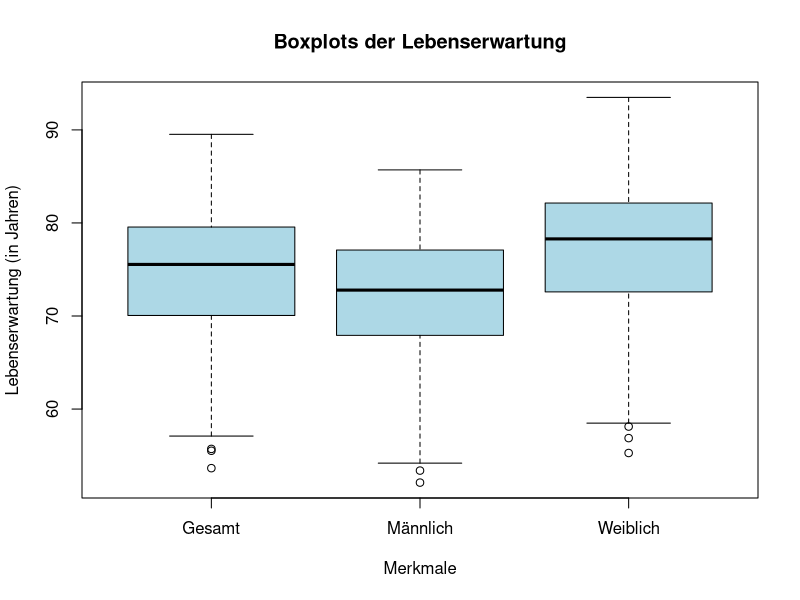
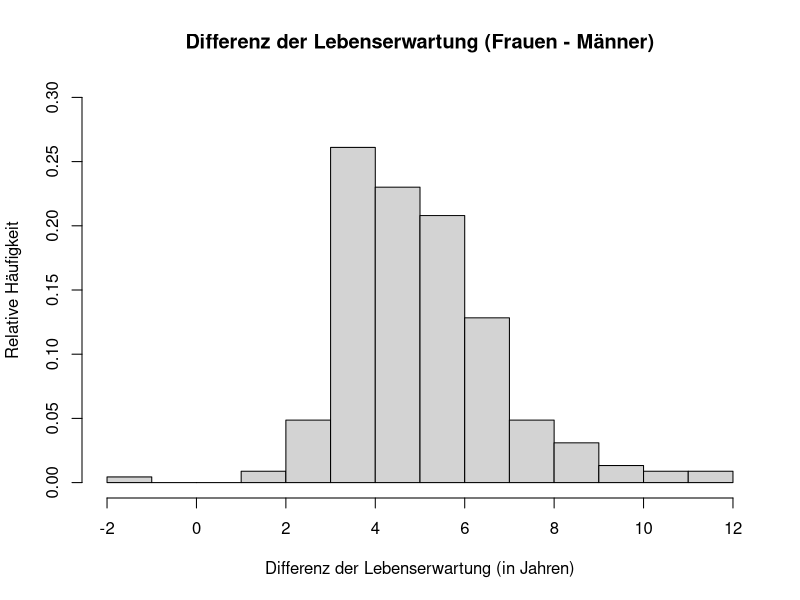
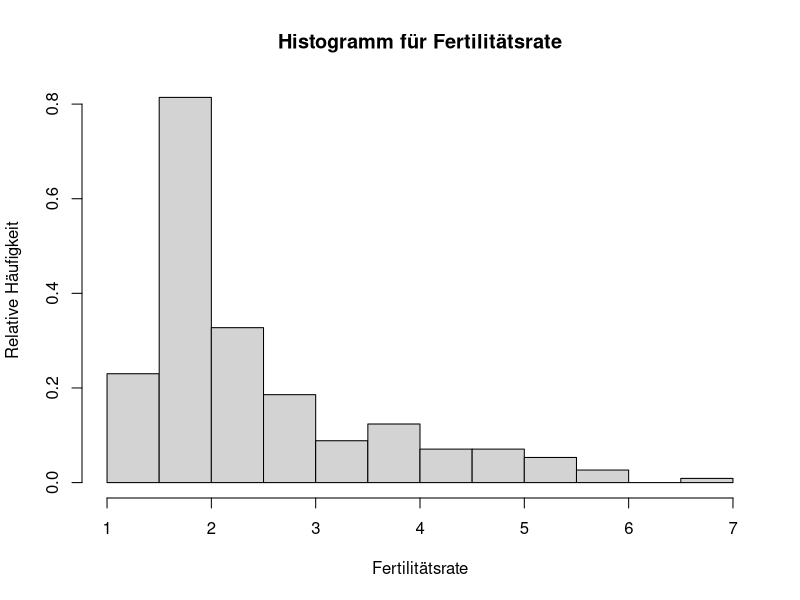
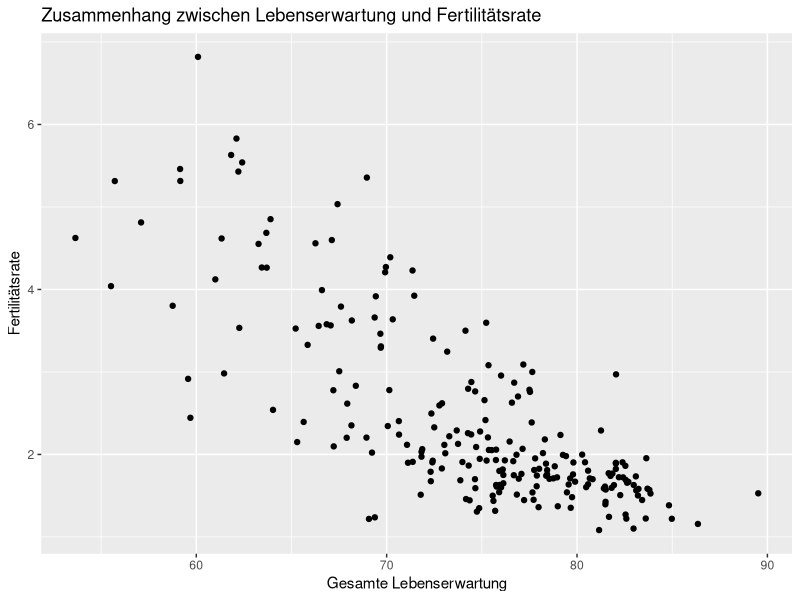
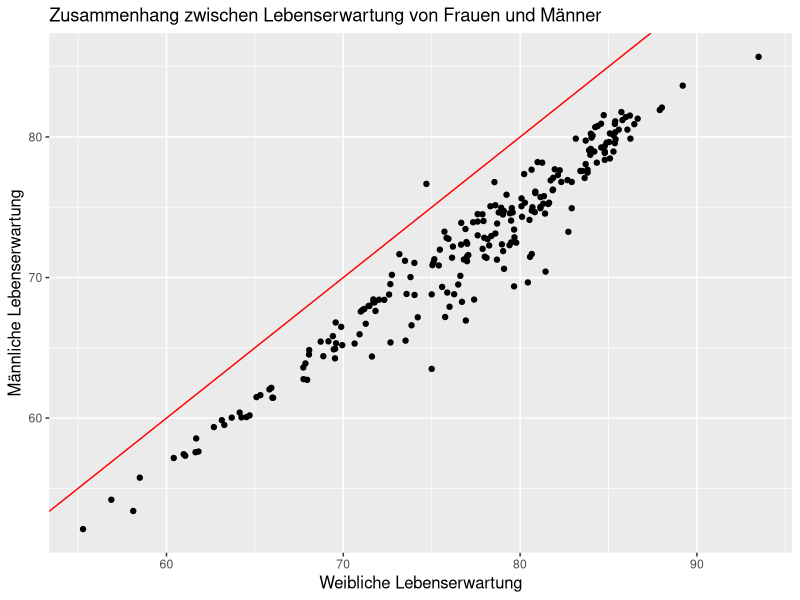
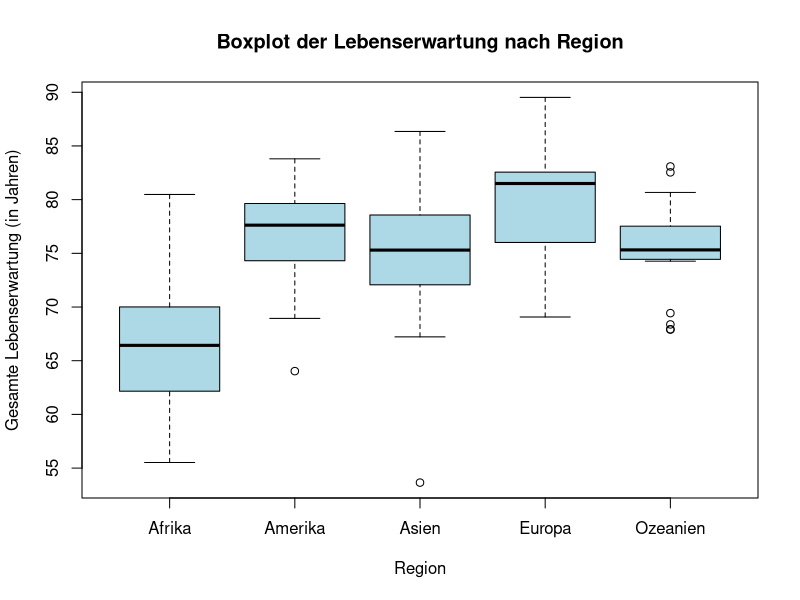
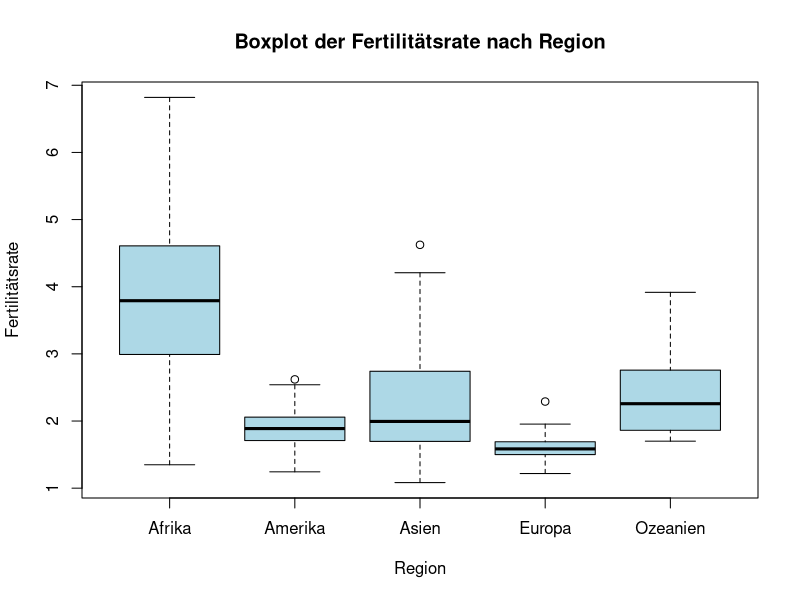
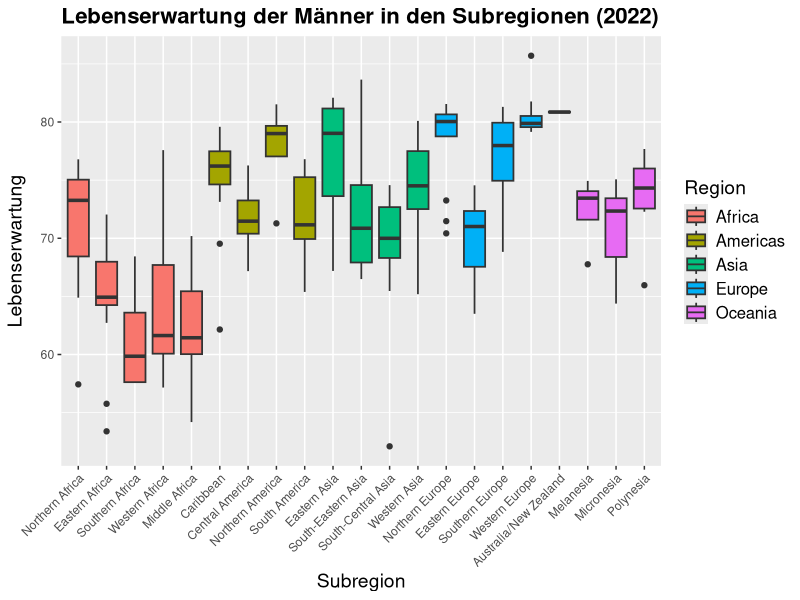

These charts were generated, in order, by the following R code:
library(ggplot2)

#setwd("C:/Users/alena/Documents/GitHub/Fallstudien-1/Projekt 1")

data <- read.csv("census_2022_2002.csv")
# Ueberblick ueber die Daten
dim(data)
head(data)
str(data)
summary(data)

# Entfernung von NA-Werten
data_noNA <- na.omit(data)

# Datensatz auf 2 abhaengig vom Jahr teilen
data2002 <- subset(data_noNA, Year == 2002)
dim(data2002)

data2022 <- subset(data_noNA, Year == 2022)
dim(data2022)


#1 - Haeufigkeitsverteilungen der Merkmale + Unterschiede zwischen Geschlechter
attach(data2022)

num_stat <- function(data) {
  var_name <- c("Gesamte Lebenserwartung", "Männliche Lebenserwartung", 
                "Weibliche Lebenserwartung", "Fertilitätsrate")
  result <- matrix(NA, nrow = length(data), ncol = 7)
  colnames(result) <- c("Variable", "min", "max", "IQR", "median", 
                        "mean", "sd")
  for(i in 1:length(data)) {
    var_data <- data[[i]]
    Max <- max(var_data)
    Min <- min(var_data)
    q1 <- quantile(var_data, 0.25)
    q3 <- quantile(var_data, 0.75)
    result[i, 1] <- var_name[i]
    result[i, 2] <- round(Min, 2)
    result[i, 3] <- round(Max,2)
    result[i, 4] <- round(q3 - q1,2)
    result[i, 5] <- round(median(var_data),2)
    result[i, 6] <- round(mean(var_data),2)
    result[i, 7] <- round(sd(var_data),2)
  } 
  return(as.data.frame(result))
}
num_data <- 3:6
num_stat(data2022[,num_data])

# Boxplot fuer Lebenserwartung (+ Unterschiede zwischen den Geschlechtern)
boxplot(Life_Expectancy_Overall,
        Life_Expectancy_Male,
        Life_Expectancy_Female,
        names = c("Gesamt", "Männlich", "Weiblich"),
        main = "Boxplots der Lebenserwartung",
        ylab = "Lebenserwartung (in Jahren)",
        xlab = "Merkmale", horizontal = FALSE, col = "lightblue")

# Unterschiede zwischen Geschlechter
Diff_Lebenserwartung <- Life_Expectancy_Female - Life_Expectancy_Male
hist(Diff_Lebenserwartung, xlab = "Differenz der Lebenserwartung (in Jahren)",
     ylab = "Relative Häufigkeit",
     main = "Differenz der Lebenserwartung (Frauen - Männer)", probability = TRUE,
     ylim = c(0, 0.30), breaks = -2:12)

# Boxplot fuer gesamte Fertilitaet
hist(Total_Fertility_Rate, main = "Histogramm für Fertilitätsrate",
        xlab = "Fertilitätsrate", ylab = "Relative Häufigkeit", 
     probability = TRUE)

# Verteilung der Region mit Tabelle

table(Region)

# Verteilung der Subregion
table(Subregion)

################

#2 - bivariate Zusammenhaenge zwischen den Merkmalen

# Subregionen nach Region
table(Subregion, Region)

# Streudiagramm der Lebenserwartung vs. Fertilitätsrate
ggplot(data2022, aes(x = Life_Expectancy_Overall, y = Total_Fertility_Rate)) +
  geom_point() +
  labs(title = "Zusammenhang zwischen Lebenserwartung und Fertilitätsrate",
       x = "Gesamte Lebenserwartung",
       y = "Fertilitätsrate")

# Streudiagramm der Lebenserwartung von Maenner vs Frauen
ggplot(data2022, aes(x = Life_Expectancy_Female, y = Life_Expectancy_Male)) +
  geom_point() +
  geom_abline(intercept = 0, slope = 1, color = "red", linetype = "solid") +
  labs(title = "Zusammenhang zwischen Lebenserwartung von Frauen und Männer",
       x = "Weibliche Lebenserwartung",
       y = "Männliche Lebenserwartung") +
  theme(
    axis.title.x = element_text(size = 12),
    axis.title.y = element_text(size = 12) 
  )

# Boxplot der Lebenserwartung nach Region

region_name = c("Afrika", "Amerika", "Asien", "Europa", "Ozeanien")

boxplot(Life_Expectancy_Overall ~ Region,
        main = "Boxplot der Lebenserwartung nach Region",
        ylab = "Gesamte Lebenserwartung (in Jahren)",
        xlab = "Region", horizontal = FALSE,
        names = region_name, col = "lightblue")

# Boxplot der Fertilitaet nach Region
boxplot(Total_Fertility_Rate ~ Region,
        main = "Boxplot der Fertilitätsrate nach Region",
        ylab = "Fertilitätsrate",
        xlab = "Region", horizontal = FALSE,
        col = "lightblue", names = region_name)


#3 - Unterschiede der Merkmale zwischen den Subregionen

# Subregionen ins Deutsche übersetzen und Region hinzufügen
Subregion[Subregion == "Eastern Africa"] <- "Ostafrika"
Subregion[Subregion == "Middle Africa"] <- "Zentralafrika"
Subregion[Subregion == "Northern Africa"] <- "Nordafrika"
Subregion[Subregion == "Southern Africa"] <- "Südafrika"
Subregion[Subregion == "Western Africa"] <- "Westafrika"
Subregion[Subregion == "Caribbean"] <- "Karibik"
Subregion[Subregion == "Central America"] <- "Mittelamerika"
Subregion[Subregion == "Northern America"] <- "Nordamerika"
Subregion[Subregion == "South America"] <- "Südamerika"
Subregion[Subregion == "Eastern Asia"] <- "Ostasien"
Subregion[Subregion == "South-Central Asia"] <- "Südzentralasien"
Subregion[Subregion == "South-Eastern Asia"] <- "Südostasien"
Subregion[Subregion == "Western Asia"] <- "Westasien"
Subregion[Subregion == "Eastern Europe"] <- "Osteuropa"
Subregion[Subregion == "Northern Europe"] <- "Nordeuropa"
Subregion[Subregion == "Southern Europe"] <- "Südeuropa"
Subregion[Subregion == "Western Europe"] <- "Westeuropa"
Subregion[Subregion == "Australia/New Zealand"] <- "Australien/Neuseeland"
Subregion[Subregion == "Melanesia"] <- "Melanesien"
Subregion[Subregion == "Micronesia"] <- "Mikronesien"
Subregion[Subregion == "Polynesia"] <- "Polynesien"

# Region hinzufügen basierend auf den Subregionen
Region <- ifelse(Subregion %in% c("Ostafrika", "Zentralafrika", "Nordafrika", "Südafrika", "Westafrika"), "Afrika",
                          ifelse(Subregion %in% c("Karibik", "Mittelamerika", "Nordamerika", "Südamerika"), "Amerika",
                                 ifelse(Subregion %in% c("Ostasien", "Südzentralasien", "Südostasien", "Westasien"), "Asien",
                                        ifelse(Subregion %in% c("Osteuropa", "Nordeuropa", "Südeuropa", "Westeuropa"), "Europa",
                                               ifelse(Subregion %in% c("Australien/Neuseeland", "Melanesien", "Mikronesien", "Polynesien"), "Ozeanien", 
                                                      NA)))))

# Sortieren der Daten nach Region und Subregion in neuer Variable year2022
year2022 <- data2022[order(Region, Subregion), ]


#########################
#Boxplots


#Boxplot Lebenserwartung der Männer in den Subregionen
# Boxplot mit ggplot2, nach Region gruppiert und mit farblicher Unterscheidung der Regionen
ggplot(year2022, aes(x = factor(Subregion, levels = unique(Subregion)), y = Life_Expectancy_Male, fill = Region)) +
  geom_boxplot(coef = 1.5, size = 0.6) +
  labs(title = "Lebenserwartung der Männer in den Subregionen (2022)",
       x = "Subregion",
       y = "Lebenserwartung",
       fill = "Region") +  # Legende für die Regionen hinzufügen
  theme(
    plot.title = element_text(size = 16, face = "bold"),  # Überschrift größer und fett
    axis.title.x = element_text(size = 14),  # x-Achsenbeschriftung größer
    axis.title.y = element_text(size = 14, margin = margin(r = 10)),  # y-Achsenbeschriftung größer
    axis.text.x = element_text(angle = 45, hjust = 1), # x-Achsenbeschriftung um 45 Grad drehen
    legend.text = element_text(size = 12),  # Legendentext größer
    legend.title = element_text(size = 14)  # Legendentitel größer
  )


# Boxplot Lebenserwartung der Frauen in den Subregionen
ggplot(year2022, aes(x = factor(Subregion, levels = unique(Subregion)), y = Life_Expectancy_Female, fill = Region)) +
  geom_boxplot(coef = 1.5, size = 0.6) +
  labs(title = "Lebenserwartung der Frauen in den Subregionen (2022)",
       x = "Subregion",
       y = "Lebenserwartung",
       fill = "Region") +  # Legende für die Regionen hinzufügen
  theme(
    plot.title = element_text(size = 16, face = "bold"),  # Überschrift größer und fett
    axis.title.x = element_text(size = 14),  # x-Achsenbeschriftung größer
    axis.title.y = element_text(size = 14, margin = margin(r = 10)),  # y-Achsenbeschriftung größer mit Abstand
    axis.text.x = element_text(angle = 45, hjust = 1), # x-Achsenbeschriftung um 45 Grad drehen
    legend.text = element_text(size = 12),  # Legendentext größer
    legend.title = element_text(size = 14)  # Legendentitel größer
  )

# Boxplot Gesamte Lebenserwartung in den Subregionen
ggplot(year2022, aes(x = factor(Subregion, levels = unique(Subregion)), y = Life_Expectancy_Overall, fill = Region)) +
  geom_boxplot(coef = 1.5, size = 0.6) +
  labs(title = "Gesamte Lebenserwartung in den Subregionen (2022)",
       x = "Subregion",
       y = "Lebenserwartung",
       fill = "Region") +  # Legende für die Regionen hinzufügen
  theme(
    plot.title = element_text(size = 16, face = "bold"),  # Überschrift größer und fett
    axis.title.x = element_text(size = 14),  # x-Achsenbeschriftung größer
    axis.title.y = element_text(size = 14, margin = margin(r = 10)),  # y-Achsenbeschriftung größer mit Abstand
    axis.text.x = element_text(angle = 45, hjust = 1), # x-Achsenbeschriftung um 45 Grad drehen
    legend.text = element_text(size = 12),  # Legendentext größer
    legend.title = element_text(size = 14)  # Legendentitel größer
  )


# Boxplot Fertilitätsrate in den Subregionen
ggplot(year2022, aes(x = factor(Subregion, levels = unique(Subregion)), y = Total_Fertility_Rate, fill = Region)) +
  geom_boxplot(coef = 1.5, size = 0.6) +
  labs(title = "Fertilitätsrate in den Subregionen (2022)",
       x = "Subregion",
       y = "Fertilitätsrate",
       fill = "Region") +  # Legende für die Regionen hinzufügen
  theme(
    plot.title = element_text(size = 16, face = "bold"),  # Überschrift größer und fett
    axis.title.x = element_text(size = 14),  # x-Achsenbeschriftung größer
    axis.title.y = element_text(size = 14, margin = margin(r = 10)),  # y-Achsenbeschriftung größer mit Abstand
    axis.text.x = element_text(angle = 45, hjust = 1), # x-Achsenbeschriftung um 45 Grad drehen
    legend.text = element_text(size = 12),  # Legendentext größer
    legend.title = element_text(size = 14)  # Legendentitel größer
  )

#####################
#Zusätzliche Grafik

# Boxplot Differenz der Lebenserwartung (Frauen - Männer) in den Subregionen
ggplot(year2022, aes(x = factor(Subregion, levels = unique(Subregion)), y = Life_Expectancy_Female - Life_Expectancy_Male, fill = Region)) +
  geom_boxplot(coef = 1.5, size = 0.6) +
  labs(title = "Differenz der Lebenserwartung in den Subregionen (2022)",
       x = "Subregion",
       y = "Lebenserwartung",
       fill = "Region") +  # Legende für die Regionen hinzufügen
  theme(
    plot.title = element_text(size = 16, face = "bold"),  # Überschrift größer und fett
    axis.title.x = element_text(size = 14),  # x-Achsenbeschriftung größer
    axis.title.y = element_text(size = 14, margin = margin(r = 10)),  # y-Achsenbeschriftung größer mit Abstand
    axis.text.x = element_text(angle = 45, hjust = 1), # x-Achsenbeschriftung um 45 Grad drehen
    legend.text = element_text(size = 12),  # Legendentext größer
    legend.title = element_text(size = 14)  # Legendentitel größer
  )


#4 - Vergleich von Merkmalen in 2002 und 2022

detach(data2022)
